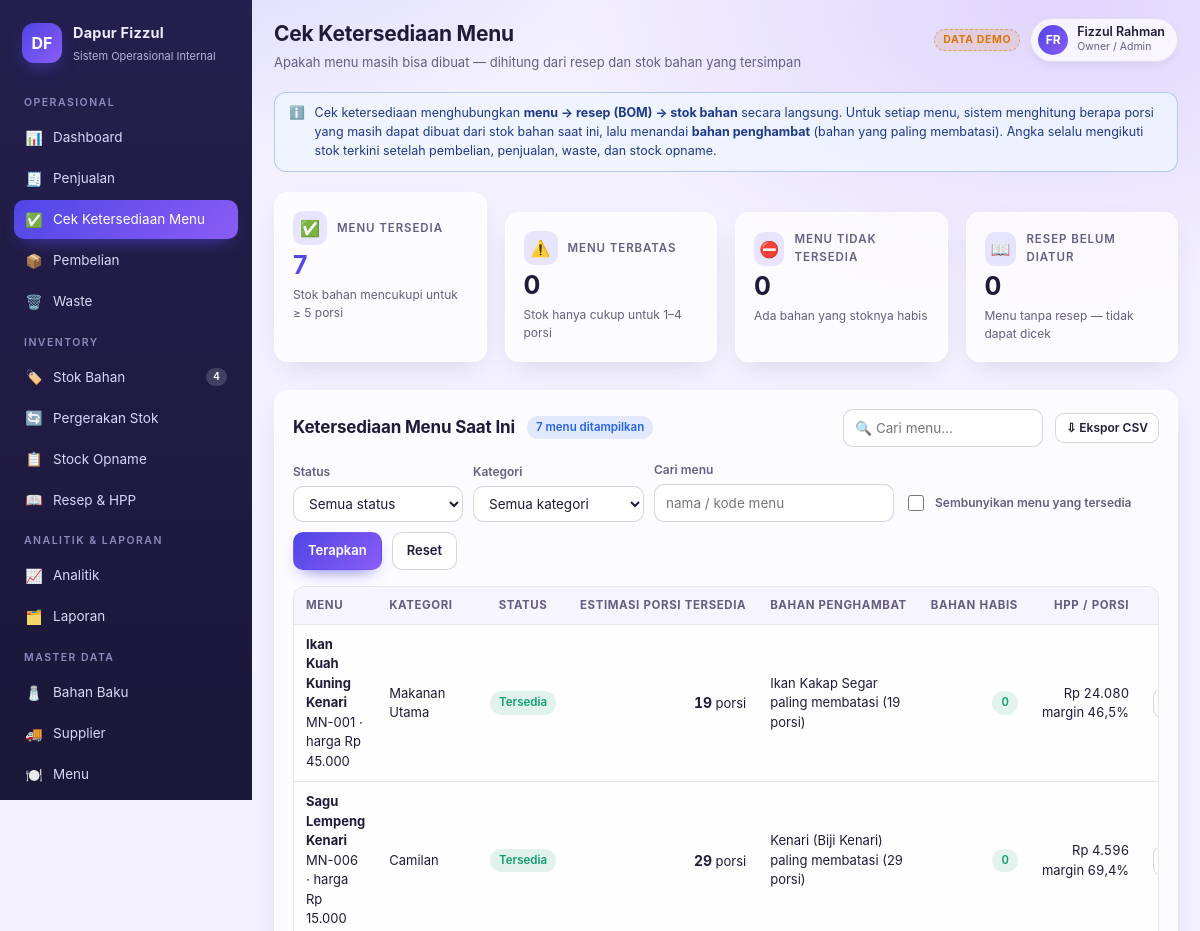
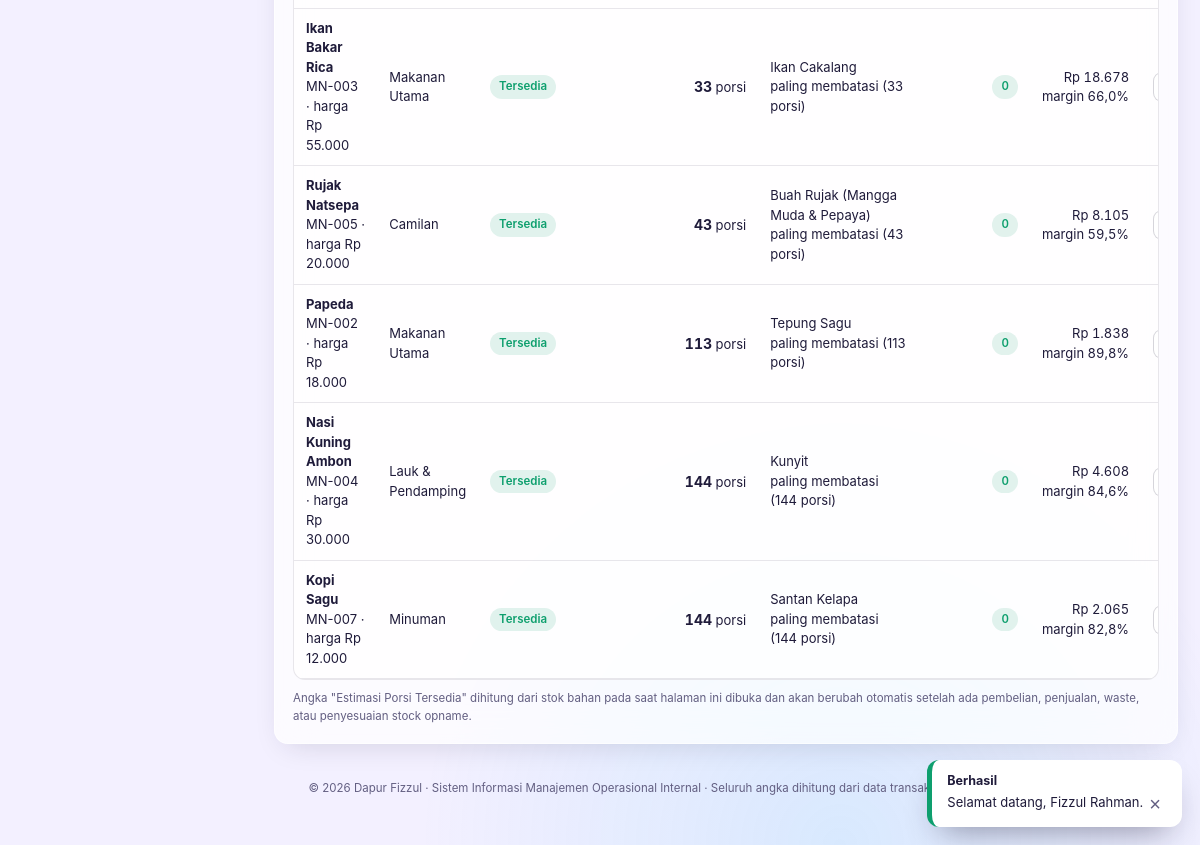
The app's page /ketersediaan/index.php/ (signed in) with its own data (2 pictures, top to bottom).
### tables this page shows
CREATE TABLE users (
            id INTEGER PRIMARY KEY AUTOINCREMENT,
            username TEXT NOT NULL UNIQUE,
            name TEXT NOT NULL,
            email TEXT,
            phone TEXT,
            role_id INTEGER NOT NULL REFERENCES roles(id),
            password_hash TEXT NOT NULL,
            is_active INTEGER NOT NULL DEFAULT 1,
            last_login TEXT,
            created_at TEXT NOT NULL
        );

CREATE TABLE roles (
            id INTEGER PRIMARY KEY AUTOINCREMENT,
            code TEXT NOT NULL UNIQUE,
            name TEXT NOT NULL,
            permissions TEXT NOT NULL DEFAULT ''
        );

### views/pages/availability.php (the view, shortened to what the rows shown need)
<?php
$all = menu_availability($pdo);
$statusF = (string)(g('status', '') ?? '');
$catF = (string)(g('category', '') ?? '');
$search = (string)(g('q', '') ?? '');
$hanyaBermasalah = (int)(g('masalah', '0') ?? 0) === 1;
$items = array_values(array_filter($all, function ($m) use ($statusF, $catF, $search, $hanyaBermasalah) {
    if ($statusF !== '' && $m['status'] !== $statusF) return false;
    if ($catF !== '' && $m['category'] !== $catF) return false;
    if ($hanyaBermasalah && $m['status'] === 'Tersedia') return false;
    if ($search !== '' && stripos((string)$m['name'], $search) === false && stripos((string)$m['code'], $search) === false) return false;
    return true;
}));
usort($items, function ($a, $b) {
    $rank = ['Tidak Tersedia' => 0, 'Terbatas' => 1, 'Resep Belum Diatur' => 2, 'Tersedia' => 3];
    $r = ($rank[$a['status']] ?? 9) <=> ($rank[$b['status']] ?? 9);
    if ($r !== 0) return $r;
    return ($a['porsi'] ?? 9999) <=> ($b['porsi'] ?? 9999);
});
$showCost = can('costs');
?>
<div class="card section">
    <div class="card-head">
        <h2>Ketersediaan Menu Saat Ini</h2>
    </div>
    <div class="table-wrap"><table class="data" id="tbl-avail">
        <thead><tr>
            <th>Menu</th><th>Kategori</th><th class="mid">Status</th><th class="num">Estimasi Porsi Tersedia</th>
            <th>Bahan Penghambat</th><th class="num">Bahan Habis</th>
            <?php if ($showCost): ?><th class="num">HPP / Porsi</th><?php endif; ?>
            <th class="mid">Detail</th>
        </tr></thead>
        <tbody>
        <?php foreach ($items as $m): ?>
            <tr>
                <td><b><?= e($m['name']) ?></b><div class="li-sub"><?= e($m['code']) ?> · harga <?= rp($m['price']) ?></div></td>
                <td><?= e($m['category']) ?></td>
                <td class="mid">
                    <span class="badge <?= e($m['badge']) ?>"><?= e($m['status']) ?></span>
                </td>
                <td class="num"><b style="font-size:14px;"><?= $m['porsi'] === null ? '—' : num($m['porsi'], 0) ?></b>
                    <?= $m['porsi'] === null ? '' : ' porsi' ?></td>
                <td><?= $m['limit'] ? e($m['limit']) : '<span class="li-sub">bahan siap</span>' ?>
                    <?php if ($m['limit']): ?>
                        <div class="li-sub">paling membatasi (<?= (int)$m['porsi'] ?> porsi)</div>
                    <?php endif; ?></td>
                <td class="num">
                    <?php if ($m['porsi'] === null): ?>—
                    <?php elseif ($m['habis'] > 0): ?><span class="badge danger"><?= (int)$m['habis'] ?> bahan</span>
                    <?php else: ?><span class="badge ok">0</span><?php endif; ?></td>
                <?php if ($showCost): ?>
                    <td class="num"><?= $m['porsi'] === null ? '—' : rp($m['hpp']) ?>
                        <?php if ($m['price'] > 0 && $m['porsi'] !== null): ?>
                            <div class="li-sub">margin <?= pct($m['margin']) ?></div>
                        <?php endif; ?></td>
                <?php endif; ?>
                <td class="mid"><button class="btn btn-sm" type="button" onclick="toggleAvail(<?= (int)$m['id'] ?>)">Rincian</button></td>
            </tr>
        <?php endforeach; ?>
        </tbody></table></div>
</div>

### views/layout.php (shortened to what the rows shown need)
<?php
$user = current_user();
$initials = str_initials((string)$user['name']);
?>
<!DOCTYPE html>
<html lang="id">
<head>
<link rel="stylesheet" href="<?= e(app_asset('css/app.css')) ?>?v=<?= e(APP_VERSION) ?>">
</head>
<body>
<div class="app">
    <main class="main">
        <div class="topbar">
            <div>
                <h1><?= e($pageTitle) ?></h1>
            </div>
            <div class="topbar-actions">
                <div class="user-chip">
                    <div class="avatar"><?= e($initials) ?></div>
                    <div>
                        <div class="u-name"><?= e($user['name']) ?></div>
                        <div class="u-role"><?= e(ROLES[$user['role_code']] ?? $user['role_name']) ?></div>
                    </div>
                </div>
            </div>
        </div>
        <?php include $view; ?>
    </main>
</div>
</body>
</html>

### records on screen
users: name "FR", name "Fizzul Rahman", role.code "Owner / Admin", role.code "Rp 24.080", role.code "Rp 4.596", role.code "Rp 18.678", role.code "Rp 8.105", role.code "Rp 1.838", role.code "Rp 4.608", role.code "Rp 2.065"

### other values on screen
$group "OPERASIONAL"
$icon "📊"
$label "Dashboard"
$icon "🧾"
$label "Penjualan"
$icon "✅"
$label "Cek Ketersediaan Menu"
$icon "📦"
$label "Pembelian"
$icon "🗑️"
$label "Waste"
$group "INVENTORY"
$icon "🏷️"
$label "Stok Bahan"
$icon "🔄"
